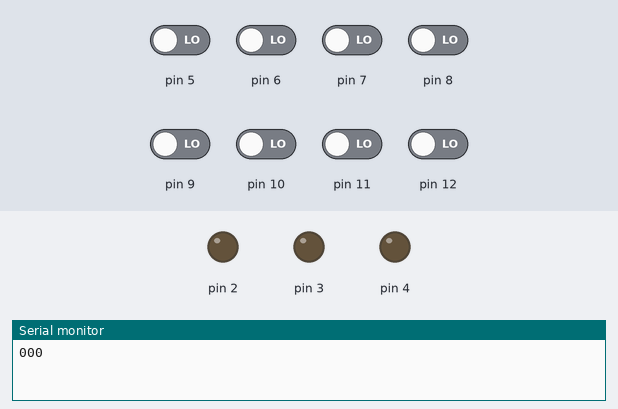
Simulated run of this sketch. Board: Arduino Uno, built with avr-gcc and run on an emulated ATmega328P. On the bench: output pins drawn as LEDs (lit = HIGH), the last lines printed to the serial monitor. The inputs (shaded band) are chosen by the test bench; at power-on: pin 5–12 LOW.

Above: at 0.2 s.
At 1.0 s:
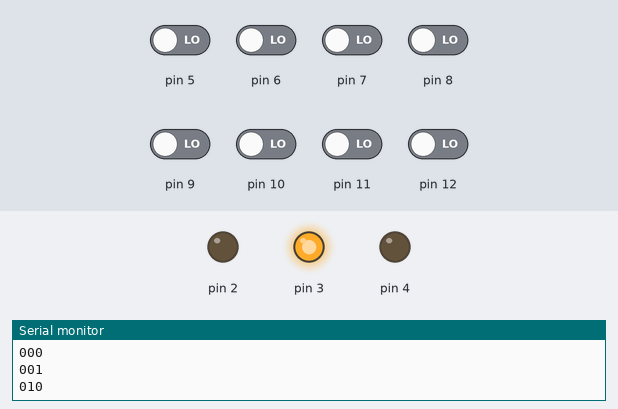
At 1.4 s:
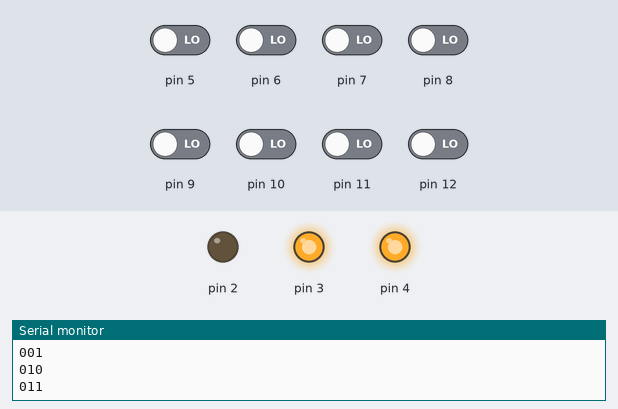
At 2.6 s:
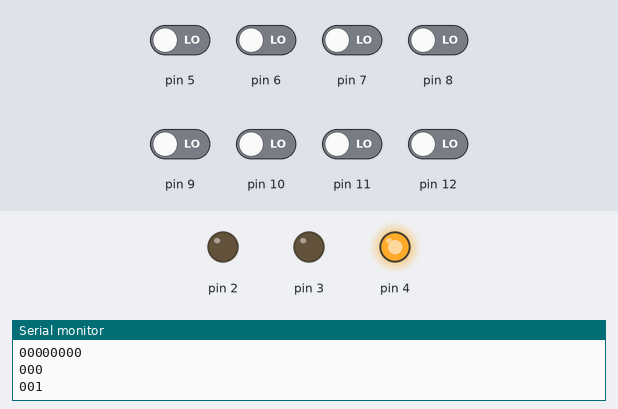
At 3.8 s:
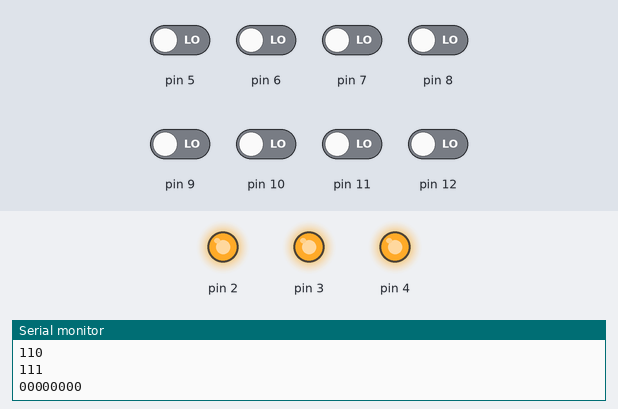
Timing chart, 0 to 4.6 s (numbered marks = the images above):
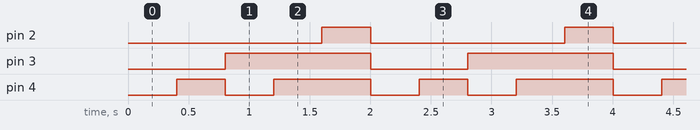

Measured:
- by itself, pin 2: alternates HIGH for 0.40 s and LOW for 1.6 s
- by itself, pin 3: alternates HIGH for 1.2 s and LOW for 0.80 s
- by itself, pin 4: repeats every 2.0 s: LOW 0.40 s, HIGH 0.80 s, LOW 0.40 s, HIGH 0.40 s

The sketch:

arduino-light.ino
```cpp
void setup()
{
  Serial.begin(9600);
    pinMode(2, OUTPUT);
    pinMode(3, OUTPUT);
    pinMode(4, OUTPUT);
    pinMode(5, INPUT);
    pinMode(6, INPUT);
    pinMode(7, INPUT);
    pinMode(8, INPUT);
    pinMode(9, INPUT);
    pinMode(10, INPUT);
    pinMode(11, INPUT);
    pinMode(12, INPUT);
}

void writeBinaryWithThreeOutput(int ouput_1, int ouput_2, int ouput_3, int value)
{
  // Whrite on digital ouputs the number value in binary
  digitalWrite(ouput_1, (value & 0x04) >> 2);
  digitalWrite(ouput_2, (value & 0x02) >> 1);
  digitalWrite(ouput_3, value & 0x01);
  Serial.print((value & 0x04) >> 2);
  Serial.print((value & 0x02) >> 1);
  Serial.println(value & 0x01);
}

int tmp = 400;

void loop()
{
  int front_right = 0;
  int front_right_work = 0;
  writeBinaryWithThreeOutput(2, 3, 4, front_right);
  front_right_work = digitalRead(5);
  delay(tmp);

  int front_left = 1;
  int front_left_work = 0;
  writeBinaryWithThreeOutput(2, 3, 4, front_left);
  front_left_work = digitalRead(6);
  delay(tmp);

  int blinker_front_right = 2;
  int blinker_front_right_work = 0;
  writeBinaryWithThreeOutput(2, 3, 4, blinker_front_right);
  blinker_front_right_work = digitalRead(7);
  delay(tmp);

  int blinker_front_left = 3;
  int blinker_front_left_work = 0;
  writeBinaryWithThreeOutput(2, 3, 4, blinker_front_left);
  blinker_front_left_work = digitalRead(8);
  delay(tmp);

  int blinker_rear_right = 4;
  int blinker_rear_right_work = 0;
  writeBinaryWithThreeOutput(2, 3, 4, blinker_rear_right);
  blinker_rear_right_work = digitalRead(9);
  // delay(tmp);

  int blinker_rear_left = 5;
  int blinker_rear_left_work = 0;
  writeBinaryWithThreeOutput(2, 3, 4, blinker_rear_left);
  blinker_rear_left_work = digitalRead(10);
  // delay(tmp);

  int rear_right = 6;
  int rear_right_work = 0;
  writeBinaryWithThreeOutput(2, 3, 4, rear_right);
  rear_right_work = digitalRead(11);
  // delay(tmp);

  int rear_left = 7;
  int rear_left_work = 0;
  writeBinaryWithThreeOutput(2, 3, 4, rear_left);
  rear_left_work = digitalRead(12);
  // delay(tmp);

  Serial.print(front_right_work);
  Serial.print(front_left_work);
  Serial.print(blinker_front_right_work);
  Serial.print(blinker_front_left_work);
  Serial.print(blinker_rear_right_work);
  Serial.print(blinker_rear_left_work);
  Serial.print(rear_right_work);
  Serial.println(rear_left_work);
  delay(tmp);
}
```
